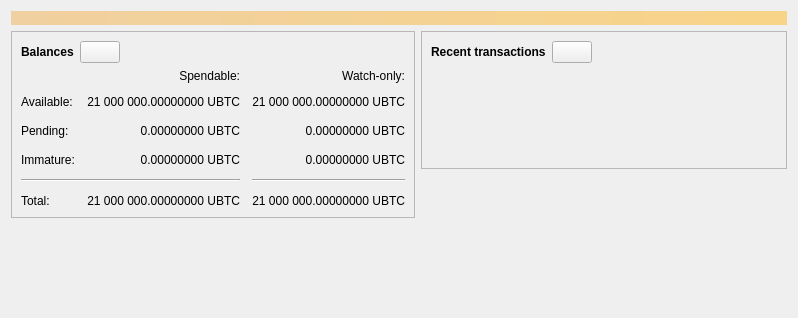
<?xml version="1.0" encoding="UTF-8"?>
<ui version="4.0">
 <class>OverviewPage</class>
 <widget class="QWidget" name="OverviewPage">
  <property name="geometry">
   <rect>
    <x>0</x>
    <y>0</y>
    <width>798</width>
    <height>318</height>
   </rect>
  </property>
  <property name="windowTitle">
   <string>Form</string>
  </property>
  <layout class="QVBoxLayout" name="topLayout">
   <item>
    <widget class="QLabel" name="labelAlerts">
     <property name="visible">
      <bool>false</bool>
     </property>
     <property name="styleSheet">
      <string notr="true">QLabel { background-color: qlineargradient(x1: 0, y1: 0, x2: 1, y2: 0, stop:0 #F0D0A0, stop:1 #F8D488); color:#000000; }</string>
     </property>
     <property name="wordWrap">
      <bool>true</bool>
     </property>
     <property name="margin">
      <number>3</number>
     </property>
     <property name="textInteractionFlags">
      <set>Qt::TextSelectableByMouse</set>
     </property>
    </widget>
   </item>
   <item>
    <layout class="QHBoxLayout" name="horizontalLayout" stretch="1,1">
     <item>
      <layout class="QVBoxLayout" name="verticalLayout_2">
       <item>
        <widget class="QFrame" name="frame">
         <property name="frameShape">
          <enum>QFrame::StyledPanel</enum>
         </property>
         <property name="frameShadow">
          <enum>QFrame::Raised</enum>
         </property>
         <layout class="QVBoxLayout" name="verticalLayout_4">
          <item>
           <layout class="QHBoxLayout" name="horizontalLayout_4">
            <item>
             <widget class="QLabel" name="label_5">
              <property name="font">
               <font>
                <weight>75</weight>
                <bold>true</bold>
               </font>
              </property>
              <property name="text">
               <string>Balances</string>
              </property>
             </widget>
            </item>
            <item>
             <widget class="QPushButton" name="labelWalletStatus">
              <property name="enabled">
               <bool>true</bool>
              </property>
              <property name="maximumSize">
               <size>
                <width>45</width>
                <height>16777215</height>
               </size>
              </property>
              <property name="toolTip">
               <string>The displayed information may be out of date. Your wallet automatically synchronizes with the Undal network after a connection is established, but this process has not completed yet.</string>
              </property>
              <property name="text">
               <string/>
              </property>
              <property name="icon">
               <iconset resource="../undal.qrc">
                <normaloff>:/icons/warning</normaloff>
                <disabledoff>:/icons/warning</disabledoff>:/icons/warning</iconset>
              </property>
              <property name="iconSize">
               <size>
                <width>24</width>
                <height>24</height>
               </size>
              </property>
             </widget>
            </item>
            <item>
             <spacer name="horizontalSpacer_3">
              <property name="orientation">
               <enum>Qt::Horizontal</enum>
              </property>
              <property name="sizeHint" stdset="0">
               <size>
                <width>40</width>
                <height>20</height>
               </size>
              </property>
             </spacer>
            </item>
           </layout>
          </item>
          <item>
           <layout class="QGridLayout" name="gridLayout">
            <property name="spacing">
             <number>12</number>
            </property>
            <item row="2" column="2">
             <widget class="QLabel" name="labelWatchPending">
              <property name="cursor">
               <cursorShape>IBeamCursor</cursorShape>
              </property>
              <property name="toolTip">
               <string>Unconfirmed transactions to watch-only addresses</string>
              </property>
              <property name="text">
               <string notr="true">0.00000000 UBTC</string>
              </property>
              <property name="alignment">
               <set>Qt::AlignRight|Qt::AlignTrailing|Qt::AlignVCenter</set>
              </property>
              <property name="textInteractionFlags">
               <set>Qt::LinksAccessibleByMouse|Qt::TextSelectableByKeyboard|Qt::TextSelectableByMouse</set>
              </property>
             </widget>
            </item>
            <item row="2" column="1">
             <widget class="QLabel" name="labelUnconfirmed">
              <property name="cursor">
               <cursorShape>IBeamCursor</cursorShape>
              </property>
              <property name="toolTip">
               <string>Total of transactions that have yet to be confirmed, and do not yet count toward the spendable balance</string>
              </property>
              <property name="text">
               <string notr="true">0.00000000 UBTC</string>
              </property>
              <property name="alignment">
               <set>Qt::AlignRight|Qt::AlignTrailing|Qt::AlignVCenter</set>
              </property>
              <property name="textInteractionFlags">
               <set>Qt::LinksAccessibleByMouse|Qt::TextSelectableByKeyboard|Qt::TextSelectableByMouse</set>
              </property>
             </widget>
            </item>
            <item row="3" column="2">
             <widget class="QLabel" name="labelWatchImmature">
              <property name="cursor">
               <cursorShape>IBeamCursor</cursorShape>
              </property>
              <property name="toolTip">
               <string>Mined balance in watch-only addresses that has not yet matured</string>
              </property>
              <property name="text">
               <string notr="true">0.00000000 UBTC</string>
              </property>
              <property name="alignment">
               <set>Qt::AlignRight|Qt::AlignTrailing|Qt::AlignVCenter</set>
              </property>
              <property name="textInteractionFlags">
               <set>Qt::LinksAccessibleByMouse|Qt::TextSelectableByKeyboard|Qt::TextSelectableByMouse</set>
              </property>
             </widget>
            </item>
            <item row="4" column="0" colspan="2">
             <widget class="Line" name="line">
              <property name="orientation">
               <enum>Qt::Horizontal</enum>
              </property>
             </widget>
            </item>
            <item row="4" column="2">
             <widget class="Line" name="lineWatchBalance">
              <property name="sizePolicy">
               <sizepolicy hsizetype="Preferred" vsizetype="Fixed">
                <horstretch>0</horstretch>
                <verstretch>0</verstretch>
               </sizepolicy>
              </property>
              <property name="minimumSize">
               <size>
                <width>140</width>
                <height>0</height>
               </size>
              </property>
              <property name="orientation">
               <enum>Qt::Horizontal</enum>
              </property>
             </widget>
            </item>
            <item row="5" column="0">
             <widget class="QLabel" name="labelTotalText">
              <property name="text">
               <string>Total:</string>
              </property>
             </widget>
            </item>
            <item row="3" column="1">
             <widget class="QLabel" name="labelImmature">
              <property name="cursor">
               <cursorShape>IBeamCursor</cursorShape>
              </property>
              <property name="toolTip">
               <string>Mined balance that has not yet matured</string>
              </property>
              <property name="text">
               <string notr="true">0.00000000 UBTC</string>
              </property>
              <property name="alignment">
               <set>Qt::AlignRight|Qt::AlignTrailing|Qt::AlignVCenter</set>
              </property>
              <property name="textInteractionFlags">
               <set>Qt::LinksAccessibleByMouse|Qt::TextSelectableByKeyboard|Qt::TextSelectableByMouse</set>
              </property>
             </widget>
            </item>
            <item row="2" column="3">
             <spacer name="horizontalSpacer_2">
              <property name="orientation">
               <enum>Qt::Horizontal</enum>
              </property>
              <property name="sizeHint" stdset="0">
               <size>
                <width>40</width>
                <height>20</height>
               </size>
              </property>
             </spacer>
            </item>
            <item row="3" column="0">
             <widget class="QLabel" name="labelImmatureText">
              <property name="text">
               <string>Immature:</string>
              </property>
             </widget>
            </item>
            <item row="5" column="1">
             <widget class="QLabel" name="labelTotal">
              <property name="cursor">
               <cursorShape>IBeamCursor</cursorShape>
              </property>
              <property name="toolTip">
               <string>Your current total balance</string>
              </property>
              <property name="text">
               <string notr="true">21 000 000.00000000 UBTC</string>
              </property>
              <property name="alignment">
               <set>Qt::AlignRight|Qt::AlignTrailing|Qt::AlignVCenter</set>
              </property>
              <property name="textInteractionFlags">
               <set>Qt::LinksAccessibleByMouse|Qt::TextSelectableByKeyboard|Qt::TextSelectableByMouse</set>
              </property>
             </widget>
            </item>
            <item row="5" column="2">
             <widget class="QLabel" name="labelWatchTotal">
              <property name="cursor">
               <cursorShape>IBeamCursor</cursorShape>
              </property>
              <property name="toolTip">
               <string>Current total balance in watch-only addresses</string>
              </property>
              <property name="text">
               <string notr="true">21 000 000.00000000 UBTC</string>
              </property>
              <property name="alignment">
               <set>Qt::AlignRight|Qt::AlignTrailing|Qt::AlignVCenter</set>
              </property>
              <property name="textInteractionFlags">
               <set>Qt::LinksAccessibleByMouse|Qt::TextSelectableByKeyboard|Qt::TextSelectableByMouse</set>
              </property>
             </widget>
            </item>
            <item row="0" column="2">
             <widget class="QLabel" name="labelWatchonly">
              <property name="text">
               <string>Watch-only:</string>
              </property>
              <property name="alignment">
               <set>Qt::AlignRight|Qt::AlignTrailing|Qt::AlignVCenter</set>
              </property>
             </widget>
            </item>
            <item row="1" column="0">
             <widget class="QLabel" name="labelBalanceText">
              <property name="text">
               <string>Available:</string>
              </property>
             </widget>
            </item>
            <item row="1" column="1">
             <widget class="QLabel" name="labelBalance">
              <property name="cursor">
               <cursorShape>IBeamCursor</cursorShape>
              </property>
              <property name="toolTip">
               <string>Your current spendable balance</string>
              </property>
              <property name="text">
               <string notr="true">21 000 000.00000000 UBTC</string>
              </property>
              <property name="alignment">
               <set>Qt::AlignRight|Qt::AlignTrailing|Qt::AlignVCenter</set>
              </property>
              <property name="textInteractionFlags">
               <set>Qt::LinksAccessibleByMouse|Qt::TextSelectableByKeyboard|Qt::TextSelectableByMouse</set>
              </property>
             </widget>
            </item>
            <item row="1" column="2">
             <widget class="QLabel" name="labelWatchAvailable">
              <property name="cursor">
               <cursorShape>IBeamCursor</cursorShape>
              </property>
              <property name="toolTip">
               <string>Your current balance in watch-only addresses</string>
              </property>
              <property name="text">
               <string notr="true">21 000 000.00000000 UBTC</string>
              </property>
              <property name="alignment">
               <set>Qt::AlignRight|Qt::AlignTrailing|Qt::AlignVCenter</set>
              </property>
              <property name="textInteractionFlags">
               <set>Qt::LinksAccessibleByMouse|Qt::TextSelectableByKeyboard|Qt::TextSelectableByMouse</set>
              </property>
             </widget>
            </item>
            <item row="2" column="0">
             <widget class="QLabel" name="labelPendingText">
              <property name="text">
               <string>Pending:</string>
              </property>
             </widget>
            </item>
            <item row="0" column="1">
             <widget class="QLabel" name="labelSpendable">
              <property name="text">
               <string>Spendable:</string>
              </property>
              <property name="alignment">
               <set>Qt::AlignRight|Qt::AlignTrailing|Qt::AlignVCenter</set>
              </property>
             </widget>
            </item>
           </layout>
          </item>
         </layout>
        </widget>
       </item>
       <item>
        <spacer name="verticalSpacer">
         <property name="orientation">
          <enum>Qt::Vertical</enum>
         </property>
         <property name="sizeHint" stdset="0">
          <size>
           <width>20</width>
           <height>40</height>
          </size>
         </property>
        </spacer>
       </item>
      </layout>
     </item>
     <item>
      <layout class="QVBoxLayout" name="verticalLayout_3">
       <item>
        <widget class="QFrame" name="frame_2">
         <property name="frameShape">
          <enum>QFrame::StyledPanel</enum>
         </property>
         <property name="frameShadow">
          <enum>QFrame::Raised</enum>
         </property>
         <layout class="QVBoxLayout" name="verticalLayout">
          <item>
           <layout class="QHBoxLayout" name="horizontalLayout_2">
            <item>
             <widget class="QLabel" name="label_4">
              <property name="font">
               <font>
                <weight>75</weight>
                <bold>true</bold>
               </font>
              </property>
              <property name="text">
               <string>Recent transactions</string>
              </property>
             </widget>
            </item>
            <item>
             <widget class="QPushButton" name="labelTransactionsStatus">
              <property name="enabled">
               <bool>true</bool>
              </property>
              <property name="maximumSize">
               <size>
                <width>45</width>
                <height>16777215</height>
               </size>
              </property>
              <property name="toolTip">
               <string>The displayed information may be out of date. Your wallet automatically synchronizes with the Undal network after a connection is established, but this process has not completed yet.</string>
              </property>
              <property name="text">
               <string/>
              </property>
              <property name="icon">
               <iconset resource="../undal.qrc">
                <normaloff>:/icons/warning</normaloff>
                <disabledoff>:/icons/warning</disabledoff>:/icons/warning</iconset>
              </property>
              <property name="iconSize">
               <size>
                <width>24</width>
                <height>24</height>
               </size>
              </property>
             </widget>
            </item>
            <item>
             <spacer name="horizontalSpacer">
              <property name="orientation">
               <enum>Qt::Horizontal</enum>
              </property>
              <property name="sizeHint" stdset="0">
               <size>
                <width>40</width>
                <height>20</height>
               </size>
              </property>
             </spacer>
            </item>
           </layout>
          </item>
          <item>
           <widget class="TransactionOverviewWidget" name="listTransactions">
            <property name="styleSheet">
             <string notr="true">QListView { background: transparent; }</string>
            </property>
            <property name="frameShape">
             <enum>QFrame::NoFrame</enum>
            </property>
            <property name="verticalScrollBarPolicy">
             <enum>Qt::ScrollBarAlwaysOff</enum>
            </property>
            <property name="horizontalScrollBarPolicy">
             <enum>Qt::ScrollBarAlwaysOff</enum>
            </property>
            <property name="sizeAdjustPolicy">
             <enum>QAbstractScrollArea::AdjustToContents</enum>
            </property>
            <property name="selectionMode">
             <enum>QAbstractItemView::NoSelection</enum>
            </property>
            <property name="uniformItemSizes">
             <bool>true</bool>
            </property>
           </widget>
          </item>
         </layout>
        </widget>
       </item>
       <item>
        <spacer name="verticalSpacer_2">
         <property name="orientation">
          <enum>Qt::Vertical</enum>
         </property>
         <property name="sizeHint" stdset="0">
          <size>
           <width>20</width>
           <height>40</height>
          </size>
         </property>
        </spacer>
       </item>
      </layout>
     </item>
    </layout>
   </item>
  </layout>
 </widget>
 <customwidgets>
  <customwidget>
   <class>TransactionOverviewWidget</class>
   <extends>QListView</extends>
   <header>qt/transactionoverviewwidget.h</header>
  </customwidget>
 </customwidgets>
 <resources/>
 <connections/>
</ui>
